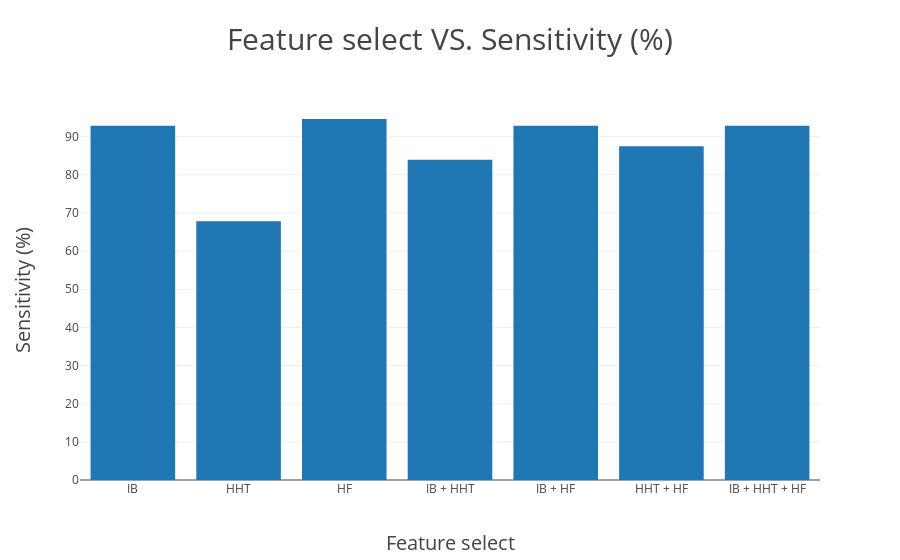
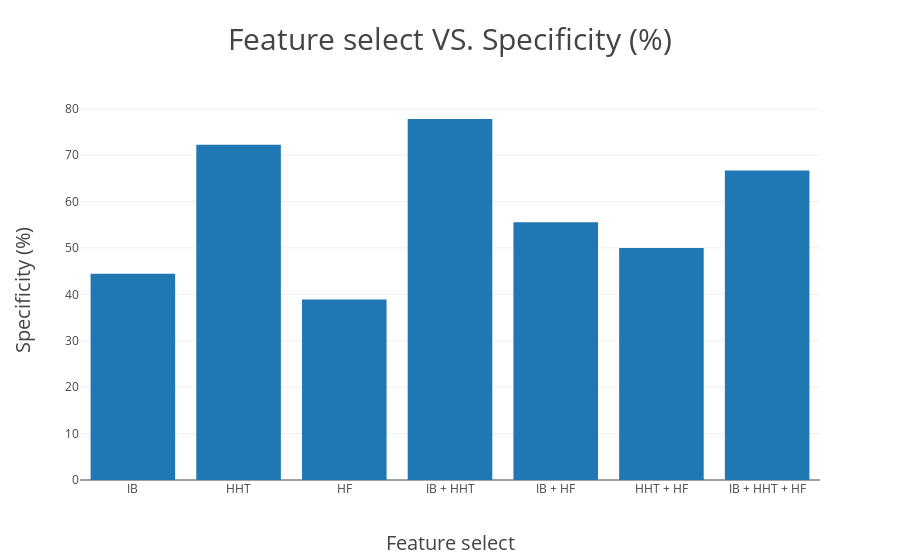
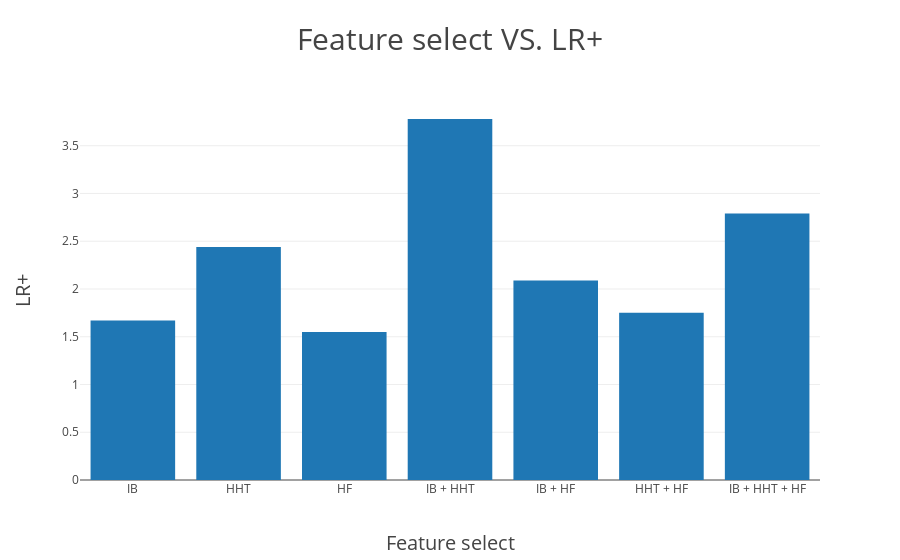
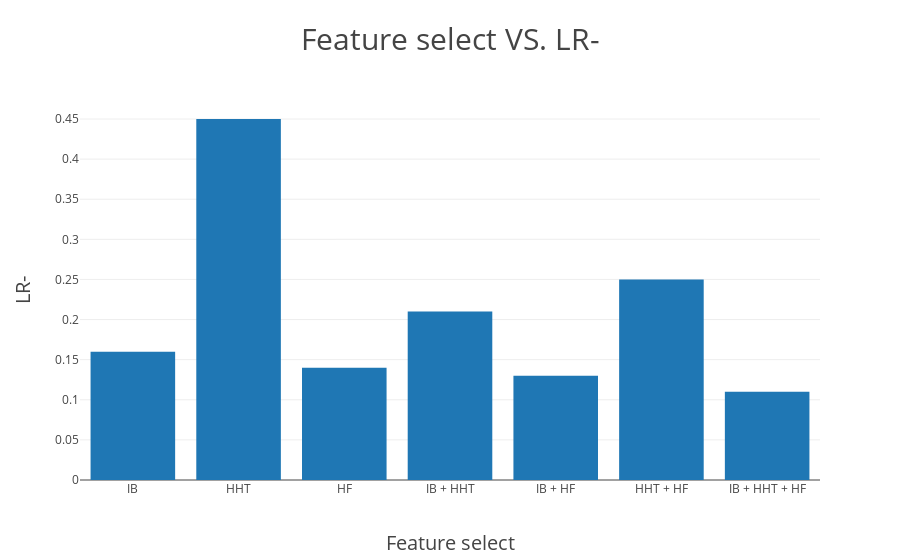

Notebook cell for these charts, in order:
### Markdown cell above
# Using plotly but can't display on Github

### Code cell
import pandas as pd
import plotly.graph_objs as go
from plotly.offline import init_notebook_mode, iplot

# open offline plotly
init_notebook_mode(connected=True)

# create dataframes
df = pd.DataFrame({'features' : ['IB', 'HHT', 'HF', 'IB + HHT', 'IB + HF', 'HHT + HF', 'IB + HHT + HF'], 
                   'Sensitivity (%)' : [92.86, 67.86, 94.64, 83.93, 92.86, 87.50, 92.86],
                   'Specificity (%)' : [44.44, 72.22, 38.89, 77.78, 55.56, 50.00, 66.67],
                   'LR+' : [1.67, 2.44, 1.55, 3.78, 2.09, 1.75, 2.79],
                   'LR-' : [0.16, 0.45, 0.14, 0.21, 0.13, 0.25, 0.11],
                   'PPV (%)' : [83.87, 88.37, 82.81, 92.16, 86.67, 84.48, 89.66],
                   'NPV (%)' : [66.67, 41.94, 70.00, 60.87, 71.43, 56.25, 75.00],
                   'Accuracy (%)' : [81.08, 68.92, 81.08, 82.43, 83.78, 78.38, 86.49],
                   'AUROC' : [0.8651, 0.8006, 0.7927, 0.8839, 0.8819, 0.8442, 0.8929],})

# def Bar plot
def bar_plot(i):
    layout=go.Layout(title = 'Feature select VS. {0}'.format(Parameters[i]),
                     titlefont = {'size':'30'},
                     xaxis = {'title':'Feature select', 'titlefont':{'size':'20'}},
                     yaxis = {'title':'{0}'.format(Parameters[i]), 'titlefont':{'size':'20'}})
    data = [go.Bar(x = df['features'], y = df[Parameters[i]])]
    fig = go.Figure(data = data, layout = layout)
    iplot(fig)

#plot
Parameters = ['Sensitivity (%)', 'Specificity (%)', 'LR+', 'LR-', 'PPV (%)', 'NPV (%)', 'Accuracy (%)', 'AUROC']
for i in range(8):
    bar_plot(i)

### Figure 1 — Plotly figure (JSON) as saved in the notebook; plotly's stock layout.template omitted (floating-point values rounded to 4 significant figures)
{"data": [{"type": "bar", "uid": "ba326b", "x": ["IB", "HHT", "HF", "IB + HHT", "IB + HF", "HHT + HF", "IB + HHT + HF"], "y": [92.86, 67.86, 94.64, 83.93, 92.86, 87.5, 92.86]}], "layout": {"autosize": true, "title": "Feature select VS. Sensitivity (%)", "titlefont": {"size": "30"}, "xaxis": {"autorange": true, "range": [-0.5, 6.5], "title": "Feature select", "titlefont": {"size": "20"}, "type": "category"}, "yaxis": {"autorange": true, "range": [0, 99.62], "title": "Sensitivity (%)", "titlefont": {"size": "20"}, "type": "linear"}}}

### Figure 2 — Plotly figure (JSON) as saved in the notebook; plotly's stock layout.template omitted (floating-point values rounded to 4 significant figures)
{"data": [{"type": "bar", "uid": "ce2745", "x": ["IB", "HHT", "HF", "IB + HHT", "IB + HF", "HHT + HF", "IB + HHT + HF"], "y": [44.44, 72.22, 38.89, 77.78, 55.56, 50, 66.67]}], "layout": {"autosize": true, "title": "Feature select VS. Specificity (%)", "titlefont": {"size": "30"}, "xaxis": {"autorange": true, "range": [-0.5, 6.5], "title": "Feature select", "titlefont": {"size": "20"}, "type": "category"}, "yaxis": {"autorange": true, "range": [0, 81.87], "title": "Specificity (%)", "titlefont": {"size": "20"}, "type": "linear"}}}

### Figure 3 — Plotly figure (JSON) as saved in the notebook; plotly's stock layout.template omitted (floating-point values rounded to 4 significant figures)
{"data": [{"type": "bar", "uid": "b13369", "x": ["IB", "HHT", "HF", "IB + HHT", "IB + HF", "HHT + HF", "IB + HHT + HF"], "y": [1.67, 2.44, 1.55, 3.78, 2.09, 1.75, 2.79]}], "layout": {"autosize": true, "title": "Feature select VS. LR+", "titlefont": {"size": "30"}, "xaxis": {"autorange": true, "range": [-0.5, 6.5], "title": "Feature select", "titlefont": {"size": "20"}, "type": "category"}, "yaxis": {"autorange": true, "range": [0, 3.979], "title": "LR+", "titlefont": {"size": "20"}, "type": "linear"}}}

### Figure 4 — Plotly figure (JSON) as saved in the notebook; plotly's stock layout.template omitted (floating-point values rounded to 4 significant figures)
{"data": [{"type": "bar", "uid": "8a8934", "x": ["IB", "HHT", "HF", "IB + HHT", "IB + HF", "HHT + HF", "IB + HHT + HF"], "y": [0.16, 0.45, 0.14, 0.21, 0.13, 0.25, 0.11]}], "layout": {"autosize": true, "title": "Feature select VS. LR-", "titlefont": {"size": "30"}, "xaxis": {"autorange": true, "range": [-0.5, 6.5], "title": "Feature select", "titlefont": {"size": "20"}, "type": "category"}, "yaxis": {"autorange": true, "range": [0, 0.4737], "title": "LR-", "titlefont": {"size": "20"}, "type": "linear"}}}
